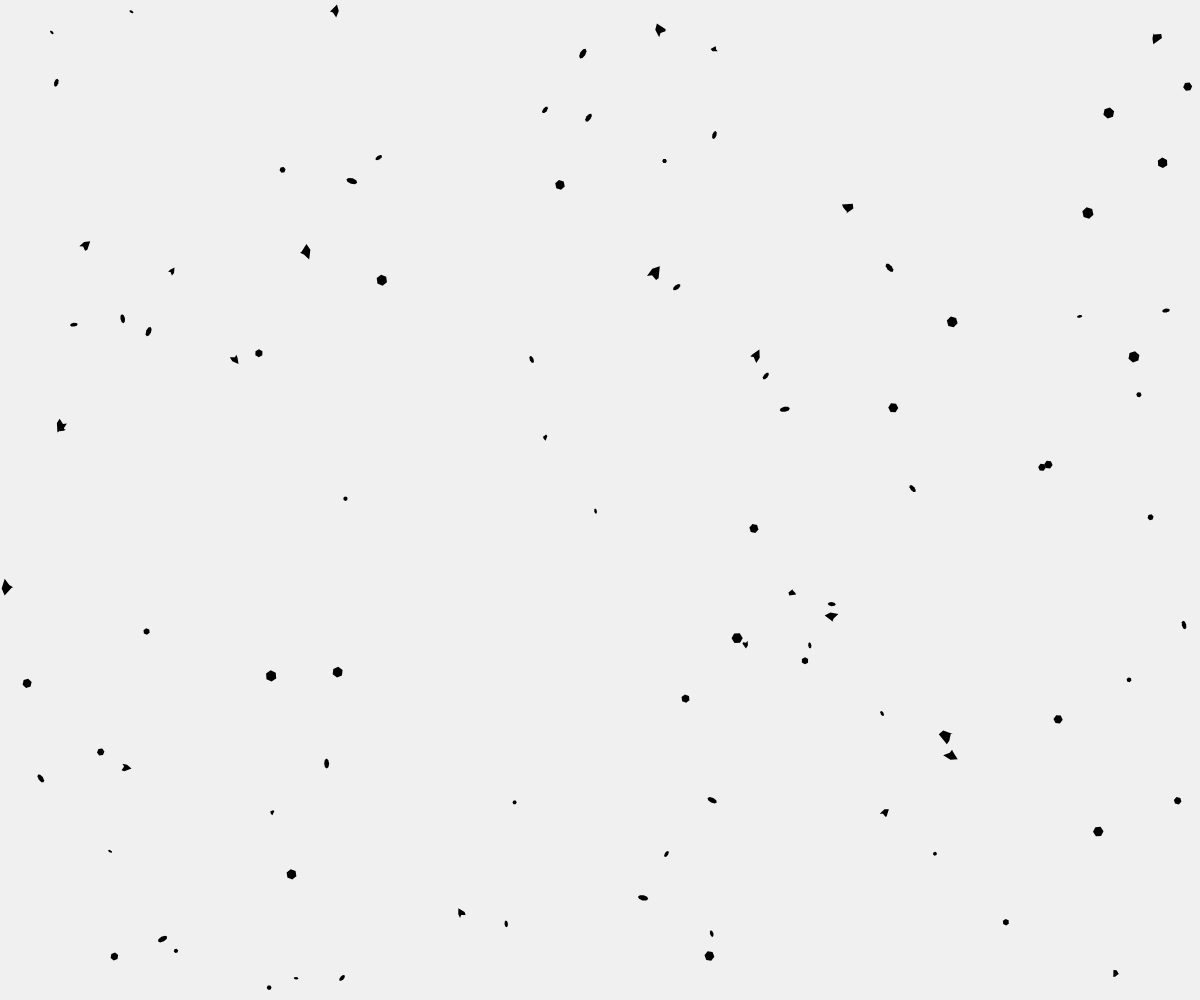
Frame 1 (no input)
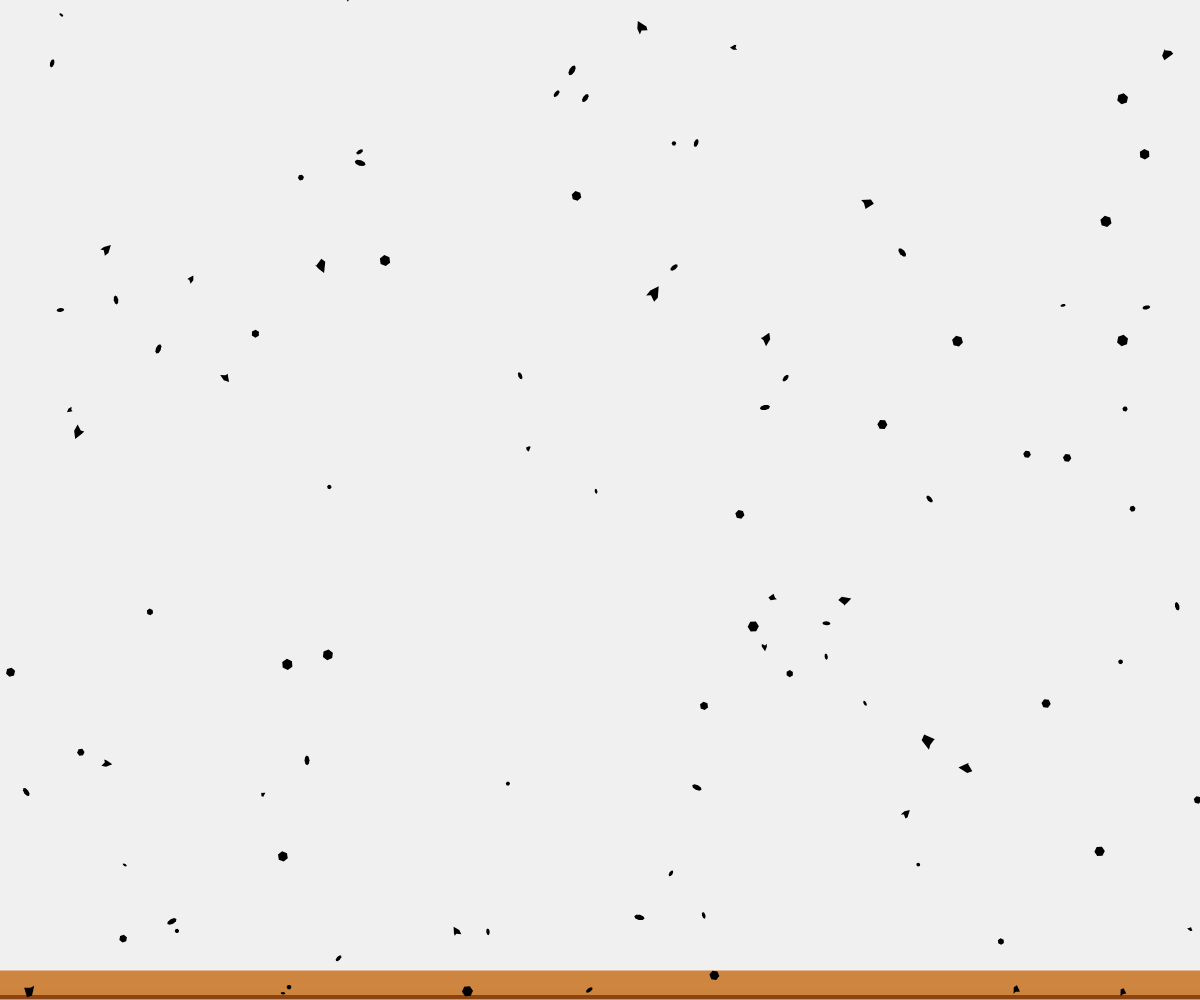
Frame 60 (no input)
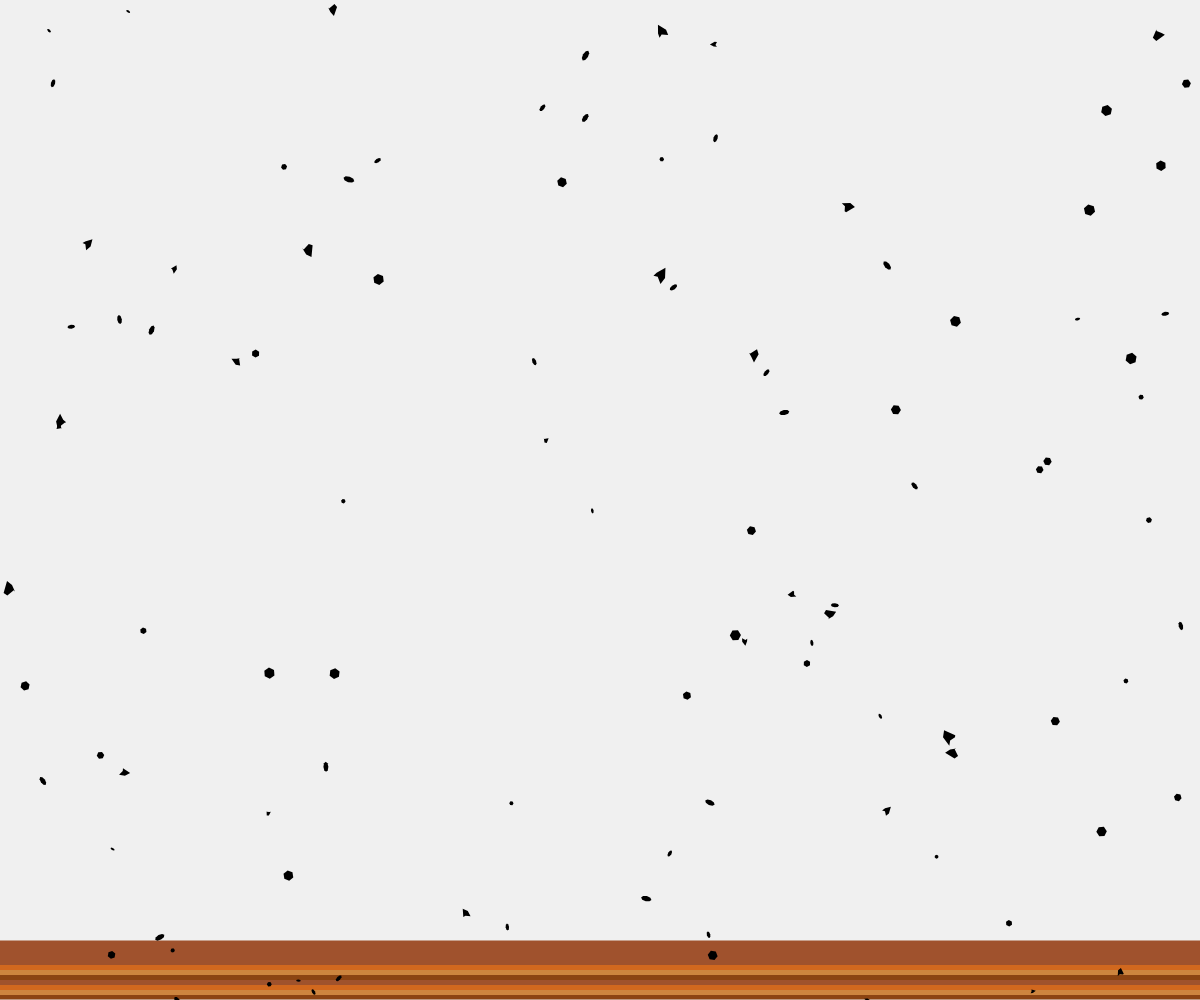
Frame 120 (the mouse pressed at the canvas centre since frame 60)

The p5.js sketch that drew these frames (run headless with seeded random() and noise() and a simulated clock; from frame 60 on, the mouse is pressed at the canvas centre):

// p5.js sketch
// ── sketch.js
let stripeHeight = 20;
let fabricHeight = 0;
let stripes = [];
let colors = ['#8B4513', '#CD853F', '#D2691E', '#A0522D'];
let stitches = [];

function setup() {
  createCanvas(windowWidth, windowHeight);
  noStroke();
  fabricHeight = 0;
  // Initialize some initial stitches
  for (let i = 0; i < 100; i++) {
    stitches.push({
      x: random(width),
      y: random(height),
      size: random(2, 6),
      angle: random(TWO_PI),
      phase: random(TWO_PI),
      type: Math.floor(random(3)) // 0 = vine, 1 = leaf, 2 = interlock
    });
  }
}

function draw() {
  background(240);
  
  // Grow the fabric upward
  fabricHeight += 0.5;
  
  // Draw existing stripes
  for (let i = 0; i < stripes.length; i++) {
    let stripe = stripes[i];
    fill(stripe.color);
    rect(0, stripe.y, width, stripeHeight);
  }
  
  // Add new stripe at the bottom
  if (fabricHeight > stripeHeight) {
    let newY = height - fabricHeight;
    let color = colors[Math.floor(frameCount / 10) % colors.length];
    stripes.push({y: newY, color: color});
    
    // Keep only visible stripes
    while (stripes.length > 0 && stripes[0].y > height) {
      stripes.shift();
    }
  }
  
  // Draw and animate stitches
  for (let i = 0; i < stitches.length; i++) {
    let stitch = stitches[i];
    
    // Update phase for animation
    stitch.phase += 0.05;
    
    // Calculate position based on phase and angle
    let x = stitch.x + sin(stitch.phase) * 10;
    let y = stitch.y + cos(stitch.phase) * 10;
    
    push();
    translate(x, y);
    rotate(stitch.angle);
    
    // Draw different patterns based on type
    if (stitch.type === 0) {
      // Vine pattern - spiral loop
      fill(0);
      beginShape();
      for (let j = 0; j < 12; j++) {
        let angle = map(j, 0, 12, 0, TWO_PI * 2);
        let px = cos(angle) * stitch.size * (1 + sin(stitch.phase * 2 + angle));
        let py = sin(angle) * stitch.size * (1 + cos(stitch.phase * 2 + angle));
        vertex(px, py);
      }
      endShape(CLOSE);
    } else if (stitch.type === 1) {
      // Leaf pattern - teardrop shape
      fill(0);
      beginShape();
      for (let j = 0; j < 8; j++) {
        let angle = map(j, 0, 8, 0, TWO_PI);
        let px = cos(angle) * stitch.size * 0.5;
        let py = sin(angle) * stitch.size;
        vertex(px, py);
      }
      endShape(CLOSE);
    } else {
      // Interlock pattern - two overlapping shapes
      fill(0);
      beginShape();
      for (let j = 0; j < 6; j++) {
        let angle = map(j, 0, 6, 0, TWO_PI);
        let px = cos(angle) * stitch.size;
        let py = sin(angle) * stitch.size;
        vertex(px, py);
      }
      endShape(CLOSE);
      
      rotate(PI/3);
      beginShape();
      for (let j = 0; j < 6; j++) {
        let angle = map(j, 0, 6, 0, TWO_PI);
        let px = cos(angle) * stitch.size * 0.7;
        let py = sin(angle) * stitch.size * 0.7;
        vertex(px, py);
      }
      endShape(CLOSE);
    }
    
    pop();
  }
  
  // Add new stitches occasionally to simulate knitting upwards
  if (frameCount % 10 === 0 && stitches.length < 500) {
    stitches.push({
      x: random(width),
      y: height,
      size: random(2, 6),
      angle: random(TWO_PI),
      phase: random(TWO_PI),
      type: Math.floor(random(3))
    });
  }
  
  // Remove old stitches that are off-screen
  for (let i = stitches.length - 1; i >= 0; i--) {
    if (stitches[i].y < -20) {
      stitches.splice(i, 1);
    }
  }
}

function windowResized() {
  resizeCanvas(windowWidth, windowHeight);
}
